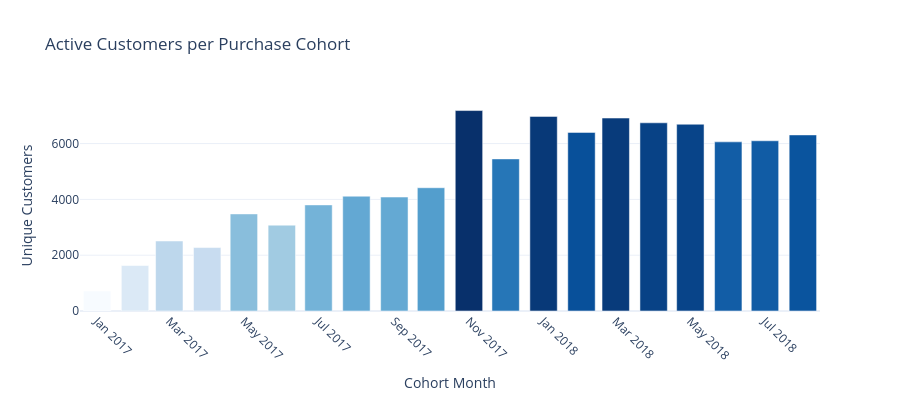

The notebook cell this image was saved under:
### Code cell
cohort_sizes = (
    abt_delivered
    .groupby("purchase_cohort")["customer_unique_id"]
    .nunique()
    .reset_index(name="customers")
    .sort_values("purchase_cohort")
)

cohort_sizes = cohort_sizes[
    (cohort_sizes["purchase_cohort"] >= "2017-01") &
    (cohort_sizes["purchase_cohort"] <= "2018-08")
].copy()

fig_cohort = px.bar(
    cohort_sizes,
    x="purchase_cohort",
    y="customers",
    color="customers",
    color_continuous_scale="Blues",
    title="Active Customers per Purchase Cohort",
    labels={"purchase_cohort": "Cohort Month", "customers": "Unique Customers"},
    template=CHART_TEMPLATE,
)

fig_cohort.update_layout(xaxis_tickangle=45, coloraxis_showscale=False, height=400)
fig_cohort.show()

### Figure 1 — Plotly figure (JSON) as saved in the notebook; plotly's stock layout.template omitted (floating-point values rounded to 4 significant figures)
{"data": [{"hovertemplate": "Cohort Month=%{x}<br>Unique Customers=%{marker.color}<extra></extra>", "legendgroup": "", "marker": {"color": [718, 1630, 2508, 2274, 3479, 3076, 3802, 4114, 4083, 4417, 7183, 5450, 6974, 6400, 6914, 6744, 6693, 6061, 6100, 6310], "coloraxis": "coloraxis", "pattern": {"shape": ""}}, "name": "", "orientation": "v", "showlegend": false, "textposition": "auto", "type": "bar", "x": ["2017-01", "2017-02", "2017-03", "2017-04", "2017-05", "2017-06", "2017-07", "2017-08", "2017-09", "2017-10", "2017-11", "2017-12", "2018-01", "2018-02", "2018-03", "2018-04", "2018-05", "2018-06", "2018-07", "2018-08"], "xaxis": "x", "y": [718, 1630, 2508, 2274, 3479, 3076, 3802, 4114, 4083, 4417, 7183, 5450, 6974, 6400, 6914, 6744, 6693, 6061, 6100, 6310], "yaxis": "y"}], "layout": {"barmode": "relative", "coloraxis": {"autocolorscale": false, "colorbar": {"title": {"text": "Unique Customers"}}, "colorscale": [[0, "rgb(247,251,255)"], [0.125, "rgb(222,235,247)"], [0.25, "rgb(198,219,239)"], [0.375, "rgb(158,202,225)"], [0.5, "rgb(107,174,214)"], [0.625, "rgb(66,146,198)"], [0.75, "rgb(33,113,181)"], [0.875, "rgb(8,81,156)"], [1, "rgb(8,48,107)"]], "showscale": false}, "height": 400, "legend": {"tracegroupgap": 0}, "title": {"text": "Active Customers per Purchase Cohort"}, "xaxis": {"anchor": "y", "domain": [0, 1], "tickangle": 45, "title": {"text": "Cohort Month"}}, "yaxis": {"anchor": "x", "domain": [0, 1], "title": {"text": "Unique Customers"}}}}
